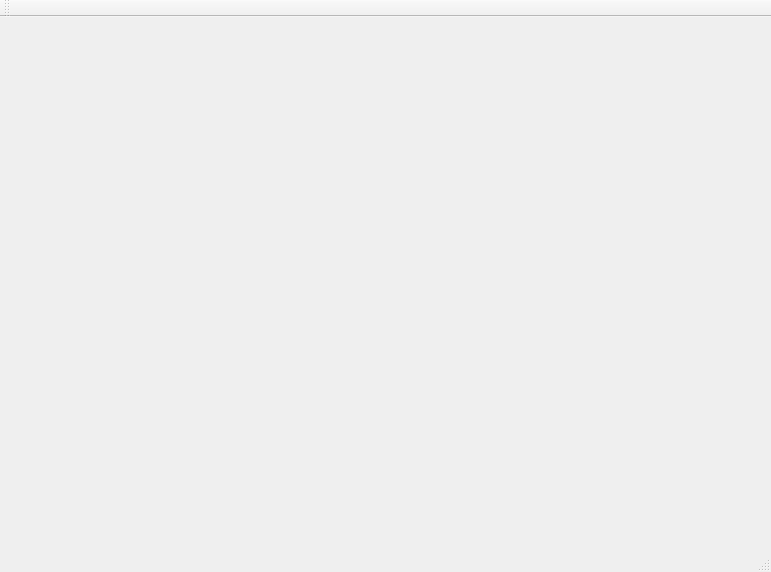
<?xml version="1.0" encoding="UTF-8"?>
<ui version="4.0">
 <class>MainWindow</class>
 <widget class="QMainWindow" name="MainWindow">
  <property name="geometry">
   <rect>
    <x>0</x>
    <y>0</y>
    <width>771</width>
    <height>572</height>
   </rect>
  </property>
  <property name="windowTitle">
   <string>MainWindow</string>
  </property>
  <widget class="QWidget" name="centralWidget"/>
  <widget class="QMenuBar" name="menuBar">
   <property name="geometry">
    <rect>
     <x>0</x>
     <y>0</y>
     <width>771</width>
     <height>25</height>
    </rect>
   </property>
  </widget>
  <widget class="QToolBar" name="mainToolBar">
   <attribute name="toolBarArea">
    <enum>TopToolBarArea</enum>
   </attribute>
   <attribute name="toolBarBreak">
    <bool>false</bool>
   </attribute>
  </widget>
  <widget class="QStatusBar" name="statusBar"/>
 </widget>
 <layoutdefault spacing="6" margin="11"/>
 <resources/>
 <connections/>
</ui>
